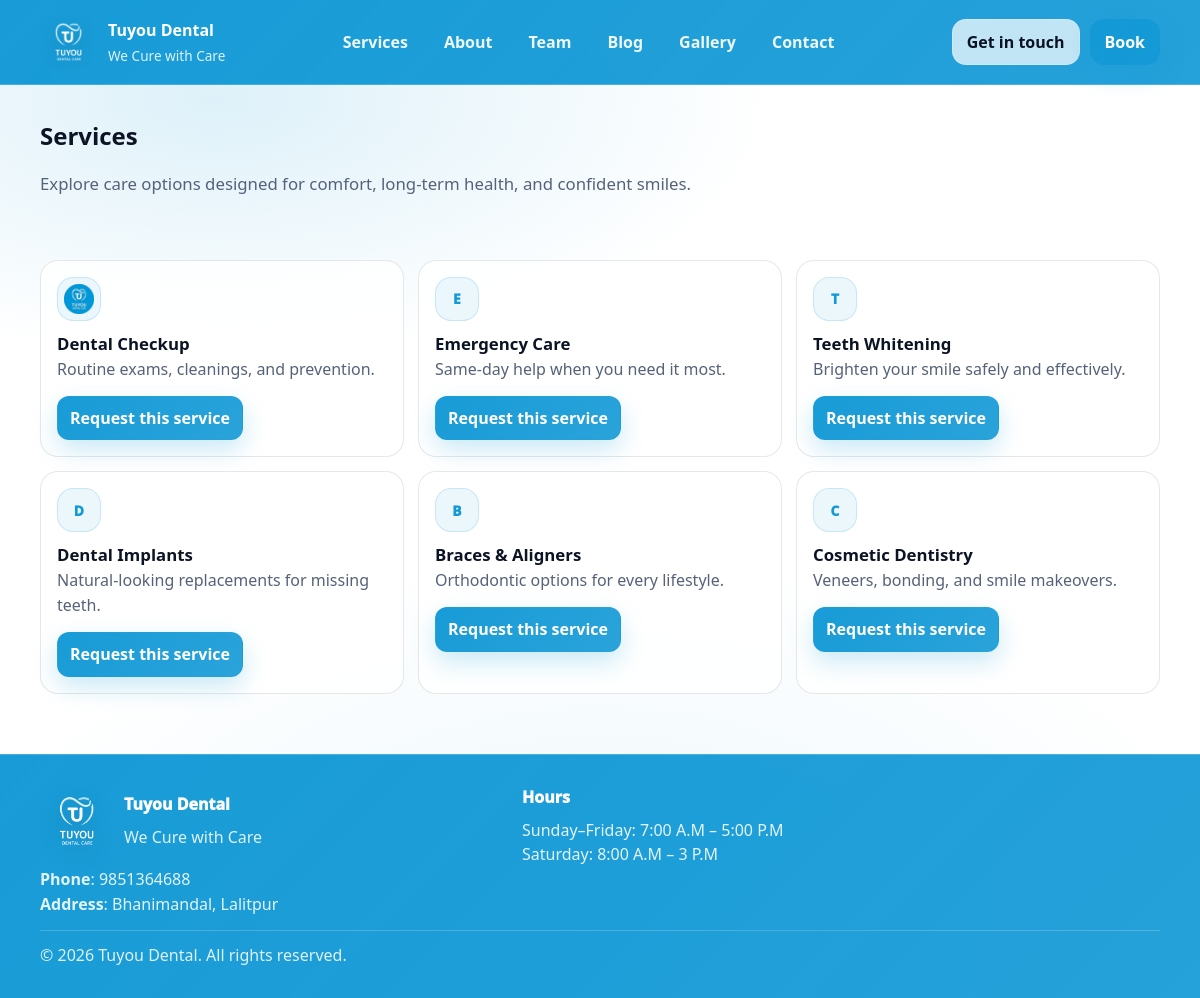
Page /services/ on the committed database.
### website/models.py (models this page shows, shortened)
class TimeStampedModel(models.Model):
    created_at = models.DateTimeField(auto_now_add=True)
    updated_at = models.DateTimeField(auto_now=True)
    class Meta:
        abstract = True

class SiteSettings(TimeStampedModel):
    site_name = models.CharField(max_length=120, default="Tuyou Dental")
    tagline = models.CharField(
        max_length=220, default="Modern dentistry with a gentle touch."
    )
    phone = models.CharField(max_length=40, blank=True, default="")
    email = models.EmailField(blank=True, default="")
    address = models.CharField(max_length=220, blank=True, default="")
    hero_title = models.CharField(max_length=120, default="Healthy smiles start here.")
    hero_subtitle = models.TextField(
        default="From checkups to cosmetic care, we make every visit calm, clear, and comfortable."
    )
    hero_primary_cta_text = models.CharField(max_length=40, default="Book Appointment")
    hero_primary_cta_url = models.CharField(max_length=120, default="/appointment/")
    hero_secondary_cta_text = models.CharField(max_length=40, default="View Services")
    hero_secondary_cta_url = models.CharField(max_length=120, default="/services/")
    hero_image = models.ImageField(upload_to='site/hero/', blank=True, null=True)
    about_title = models.CharField(max_length=120, default="Trusted care for every stage.")
    about_body = models.TextField(
        default=(
            "Welcome to TuYou Dental Care, where brightening your smile brightens our day.\n\n"
            "We offer a comprehensive range of treatments, from routine cleanings and preventative care "
            "to advanced cosmetic, prosthetic and restorative procedures. We believe in personalized care "
            "tailored to meet the unique needs of each patient, ensuring a comfortable and stress-free experience.\n\n"
            "Our state-of-the-art facility is equipped with the latest technology to deliver the highest standard "
            "of dental care. Trust TuYou Dental Care to help you achieve and maintain a healthy, beautiful smile.\n\n"
            "\"We Cure With full cure\""
        )
    )
    about_image = models.ImageField(upload_to='site/about/', blank=True, null=True)
    opening_hours = models.TextField(
        blank=True,
        default="Mon–Fri: 8:00–18:00\nSat: 9:00–14:00\nSun: Closed",
        help_text="One line per entry.",
    )
    social_facebook = models.URLField(blank=True, default="")
    social_instagram = models.URLField(blank=True, default="")
    social_x = models.URLField(blank=True, default="")
    class Meta:
        verbose_name = "Site settings"
        verbose_name_plural = "Site settings"
    @classmethod
    def get_solo(cls):
        obj, _created = cls.objects.get_or_create(pk=1)
        return obj

class Service(TimeStampedModel):
    title = models.CharField(max_length=120)
    short_description = models.CharField(max_length=220, blank=True, default="")
    description = models.TextField(blank=True, default="")
    icon_image = models.ImageField(
        upload_to="service-icons/",
        blank=True,
        null=True,
        help_text="Upload a small icon image (PNG preferred). Recommended size: ~64x64.",
    )
    featured = models.BooleanField(default=False)
    sort_order = models.PositiveIntegerField(default=100)
    class Meta:
        ordering = ["sort_order", "title"]

### website/views.py (the view)
# urls.py: path("services/", views.services, name="services"),
def services(request):
    return render(request, "website/services.html", {"services": Service.objects.all()})

### website/context_processors.py (called while the page is built)
def site_settings(request):
    settings_obj = SiteSettings.get_solo()
    return {"site_settings": settings_obj}

### templates/website/services.html (shortened to what this page needs)
{% extends "base.html" %}
{% block content %}
  <section class="page-hero">
    <div class="container">
      <h1>Services</h1>
      <p class="lead">Explore care options designed for comfort, long-term health, and confident smiles.</p>
    </div>
  </section>
  <section class="section">
    <div class="container">
      <div class="card-grid">
        {% for s in services %}
          <div class="card card-wide">
            <div class="card-icon" aria-hidden="true">
              {% if s.icon_image %}
                <img src="{{ s.icon_image.url }}" alt="" />
              {% else %}
                <span class="card-icon-text">{{ s.title|slice:":1" }}</span>
              {% endif %}
            </div>
            <div class="card-title">{{ s.title }}</div>
            {% if s.short_description %}<div class="muted">{{ s.short_description }}</div>{% endif %}
            <div class="mt">
              <a class="btn btn-primary btn-small" href="{% url 'appointment' %}">Request this service</a>
            </div>
          </div>
        {% empty %}
          <div class="muted">Add services in Admin → Services.</div>
        {% endfor %}
      </div>
    </div>
  </section>
{% endblock %}

### templates/base.html (shortened to what this page needs)
{% load static %}
<!doctype html>
<html lang="en">
  <head>
    <link rel="stylesheet" href="{% static 'css/site.css' %}" />
  </head>
  <body>
    <header class="site-header">
      <div class="container nav-row">
        <a class="brand" href="{% url 'home' %}">
          <span class="brand-mark">
            <img class="brand-logo" src="{% static 'img/tuyouLogo.png' %}" alt="{{ site_settings.site_name }} logo" />
          </span>
          <span class="brand-text">
            <span class="brand-name">{{ site_settings.site_name }}</span>
            <span class="brand-tagline">{{ site_settings.tagline }}</span>
          </span>
        </a>
        <nav class="nav" id="navMenu">
          <a href="{% url 'home' %}#services">Services</a>
          <a href="{% url 'home' %}#about">About</a>
          <a href="{% url 'home' %}#team">Team</a>
          <a href="{% url 'home' %}#blog">Blog</a>
          <a href="{% url 'gallery' %}">Gallery</a>
          <a href="{% url 'home' %}#contact">Contact</a>
        </nav>
        <div class="nav-cta">
          <a class="btn btn-ghost" href="{% url 'home' %}#contact">Get in touch</a>
          <a class="btn btn-primary" href="{% url 'appointment' %}">Book</a>
        </div>
      </div>
    </header>
    <main>
      {% block content %}{% endblock %}
    </main>
    <footer class="site-footer">
      <div class="container footer-grid">
        <div>
          <div class="footer-brand">
            <img class="footer-logo" src="{% static 'img/tuyouLogo.png' %}" alt="{{ site_settings.site_name }} logo" />
            <div>
              <div class="footer-title">{{ site_settings.site_name }}</div>
              <div class="muted">{{ site_settings.tagline }}</div>
            </div>
          </div>
          <div class="footer-meta">
            {% if site_settings.phone %}<div><strong>Phone</strong>: {{ site_settings.phone }}</div>{% endif %}
            {% if site_settings.address %}<div><strong>Address</strong>: {{ site_settings.address }}</div>{% endif %}
          </div>
        </div>
        <div>
          <div class="footer-title">Hours</div>
          <pre class="hours">{{ site_settings.opening_hours }}</pre>
        </div>
      </div>
      <div class="container footer-bottom">
        <div class="muted mx-auto">© {% now "Y" %} {{ site_settings.site_name }}. All rights reserved.</div>
      </div>
    </footer>
  </body>
</html>

### static/css/site.css (style rules this page uses)
:root { --bg:#FFFFFF; --panel:#FFFFFF; --panel2:#F3F9FF; --text:#0B1324; --muted:#55627A; --line:rgba(11,19,36,.10); --primary:#1399D6; --primary2:#1399D6; --shadow: 0 12px 40px rgba(8,15,30,.10); --radius:18px; }
* { box-sizing:border-box }
html,body { height:100% }
html { scroll-behavior:smooth }
body { margin:0; font-family: ui-sans-serif, system-ui, -apple-system, Segoe UI, Roboto, Arial, "Apple Color Emoji","Segoe UI Emoji"; background: radial-gradient(900px 420px at 18% 10%, rgba(19,153,214,.14), transparent 62%), radial-gradient(900px 520px at 50% 92%, rgba(19,153,214,.08), transparent 72%), var(--bg); color:var(--text); line-height:1.55; }
a { color:inherit; text-decoration:none }
img { max-width:100%; display:block }
.container { width:min(1120px, calc(100% - 48px)); margin:0 auto }
.muted { color:var(--muted) }
.mt { margin-top:14px }
.lead { font-size:1.05rem; color:var(--muted) }
.site-header { position:sticky; top:0; z-index:100; background: linear-gradient(135deg, rgba(19,153,214,.98), rgba(19,153,214,.92)); border-bottom:1px solid rgba(255,255,255,.18); }
.nav-row { display:flex; align-items:center; justify-content:space-between; gap:18px; padding:14px 0 }
.brand { display:flex; align-items:center; gap:12px }
.brand-mark { width:56px; height:56px; border-radius:16px; background: transparent; border:none; display:grid; place-items:center; overflow:hidden; box-shadow: none; padding:0; }
.brand-logo { width:100%; height:100%; object-fit:contain; filter: drop-shadow(0 6px 12px rgba(0,0,0,.18)); }
.brand-text { display:flex; flex-direction:column; gap:2px }
.brand-name { font-weight:850 }
.brand-name { color:#FFFFFF }
.brand-tagline { font-size:.85rem; color:rgba(255,255,255,.86) }
.nav { display:flex; gap:16px; align-items:center }
.nav a { color:rgba(255,255,255,.92); font-weight:650; padding:8px 10px; border-radius:12px }
.nav-cta { display:flex; gap:10px; align-items:center }
.btn { display:inline-flex; align-items:center; justify-content:center; gap:10px; padding:10px 14px; border-radius:14px; border:1px solid rgba(255,255,255,.22); font-weight:750; }
.btn-small { padding:9px 12px; border-radius:12px; font-weight:800 }
.btn-primary { background: linear-gradient(135deg, rgba(19,153,214,.98), rgba(19,153,214,.90)); color:#FFFFFF; border-color: transparent; box-shadow: 0 10px 24px rgba(19,153,214,.22); }
.btn-ghost { background: rgba(255,255,255,.72); color:var(--text) }
.section { padding:34px 0 }
h1,h2 { margin:0 0 8px }
.card-grid { display:grid; grid-template-columns: repeat(3, minmax(0,1fr)); gap:14px }
.card { border:1px solid var(--line); background: rgba(255,255,255,.82); border-radius: var(--radius); padding:16px; }
.card-wide { min-height: 180px }
.card-icon { width:44px; height:44px; border-radius:16px; display:grid; place-items:center; border:1px solid rgba(19,153,214,.18); background: rgba(19,153,214,.08); color: var(--primary); font-weight:950; overflow:hidden; }
.card-icon img { width:70%; height:70%; object-fit:contain; }
.card-icon-text { font-size:.86rem; letter-spacing:.02em; }
.card-title { font-weight:900; font-size:1.05rem; margin-top:10px }
.page-hero { padding:32px 0 12px }
.site-footer { border-top:1px solid rgba(255,255,255,.18); padding:30px 0; margin-top:26px; background: linear-gradient(135deg, rgba(19,153,214,.98), rgba(19,153,214,.92)); }
.footer-grid { display:grid; grid-template-columns: 1.2fr .8fr .8fr; gap:14px }
.footer-title { font-weight:950; margin-bottom:8px; color:#FFFFFF }
.footer-meta { margin-top:10px; color:rgba(255,255,255,.88) }
.hours { margin:0; white-space:pre-wrap; color:rgba(255,255,255,.88); font-family:inherit }
.footer-bottom { margin-top:14px; padding-top:12px; border-top:1px solid rgba(255,255,255,.18) }
.site-footer .muted { color:rgba(255,255,255,.86) }
.footer-brand { display:flex; gap:12px; align-items:center; margin-bottom:10px; }
.footer-logo { width:72px; height:72px; object-fit:contain; filter: drop-shadow(0 6px 12px rgba(0,0,0,.18)); }

### rows in the picture
SiteSettings: site_name "Tuyou Dental", tagline "We Cure with Care", phone "9851364688", address "Bhanimandal, Lalitpur", opening_hours "Sunday–Friday: 7:00 A.M – 5:00 P.M Saturday: 8:00 A.M – 3 P.M"
Service: icon_image (picture), title "Dental Checkup", short_description "Routine exams, cleanings, and prevention."
Service: title "E", title "Emergency Care", short_description "Same-day help when you need it most."
Service: title "T", title "Teeth Whitening", short_description "Brighten your smile safely and effectively."
Service: title "D", title "Dental Implants", short_description "Natural-looking replacements for missing teeth."
Service: title "B", title "Braces & Aligners", short_description "Orthodontic options for every lifestyle."
Service: title "C", title "Cosmetic Dentistry", short_description "Veneers, bonding, and smile makeovers."
